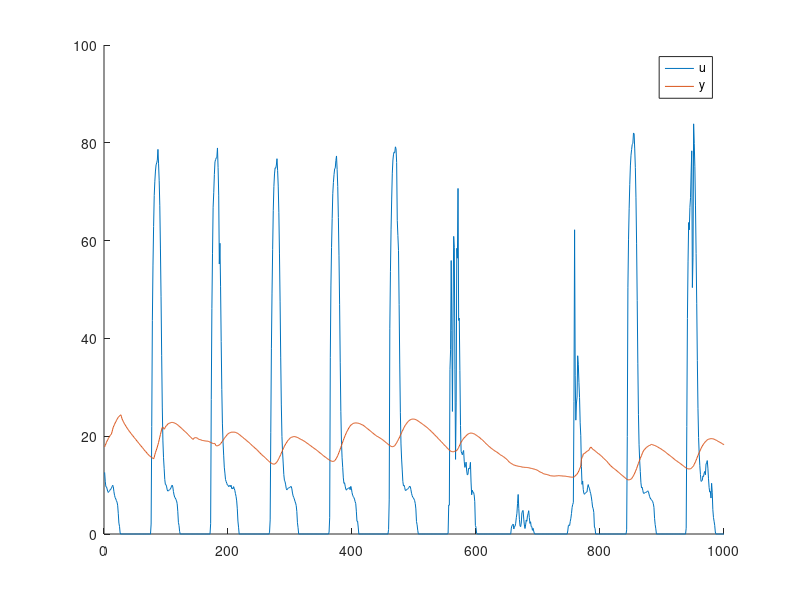
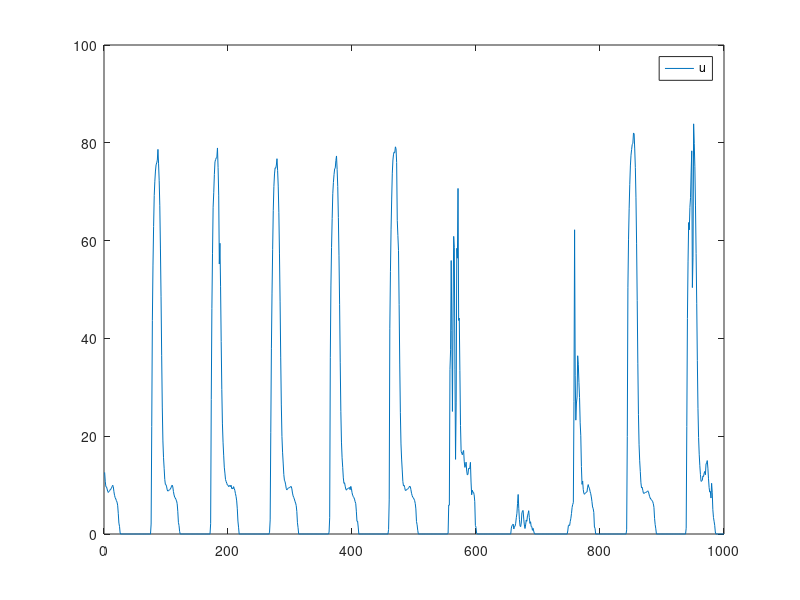
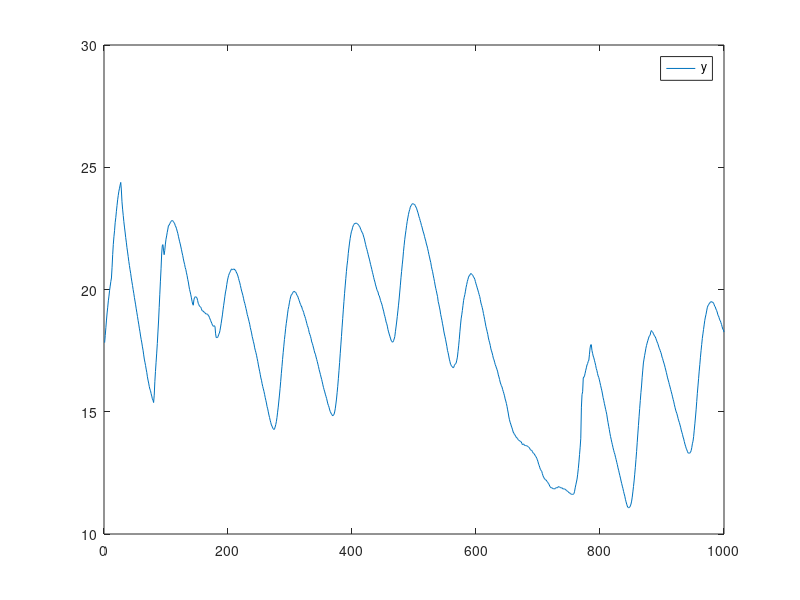

Write the MATLAB code that produced these figures, in order. (Note: this script raises an error after producing the figures.)
clear all;
close all;
clc;

%% Model generation / Data generation

N = 1000; % length of the data
Ts = 1;  %  sampling time

% load data
load house.mat;

%% Data plotting
t = 1:N;
figure(1);
hold on;
plot(t, u);
plot(t, y);
legend('u', 'y');

figure(2);
plot(t, u);
legend('u');

figure(3);
plot(t, y);
legend('y');

%% Data detrending

% Creation of an iddata object for the output and input data
data = iddata(y, u, Ts);

% Compute the means of the data and store them in mu.InputOffset and
% mu.OutputOffset
mu = getTrend(data, 0);

% Perform the data detrend
data_d = detrend(data, mu);

% Delay estimation
nk = 1;

%% Model structure design

% M1 ARMAX
% orders of the ARMAX model
orders_armax_1(1) = 1;
orders_armax_1(2) = 1;
orders_armax_1(3) = 1;
orders_armax_1(4) = nk;

% ARMAX model estimation
m_armax_1 = armax(data_d, orders_armax_1);

% M2 ARMAX
% orders of the ARMAX model
orders_armax_2(1) = 2;
orders_armax_2(2) = 2;
orders_armax_2(3) = 2;
orders_armax_2(4) = nk;

% ARMAX model estimation
m_armax_2 = armax(data_d, orders_armax_2);

% M3 OE
% orders of the OE model
orders_oe(1) = 2;
orders_oe(2) = 2;
orders_oe(3) = nk;

% OE model estimation
m_oe = oe(data_d, orders_oe);

% M4 BJ
% coefficients of the BJ model
orders_bj(1) = 2;
orders_bj(2) = 2;
orders_bj(3) = 2;
orders_bj(4) = 2;
orders_bj(5) = nk;

% BJ model generation
m_bj = bj(data_d, orders_bj);

%% Residual Analysis

% the confidence interval corresponds to 99%
figure;
resid(m_armax_1, data_d, 'corr', 'r');
figure;
resid(m_armax_2, data_d, 'corr', 'r');
figure;
resid(m_oe, data_d, 'corr', 'r');
figure;
resid(m_bj, data_d, 'corr', 'r');

%% Zero-Pole cancellation analysis

% Zeros and Poles plot
figure;
iopzplot(m_armax_1)
figure;
iopzplot(m_armax_2)
figure;
iopzplot(m_oe)
figure;
iopzplot(m_bj)

%% Criteria with complexity term

% Model names
Model = {'ARMAX 1'; 'ARMAX 2'; 'OE'; 'BJ'};

% SURE index
SURE = [
    sure(m_armax_1)
    sure(m_armax_2)
    sure(m_oe)
    sure(m_bj)
    ];

% AIC index
AIC = [
    aic(m_armax_1)
    aic(m_armax_2)
    aic(m_oe)
    aic(m_bj)
    ];

% BIC index
BIC = [
    bic(m_armax_1)
    bic(m_armax_2)
    bic(m_oe)
    bic(m_bj)
    ];

ResultsTable = table(Model, SURE, AIC, BIC)


%% Hold-out Cross-validation

% prediction k-steps ahead from zero initial conditions
k = 1;

input_training = u(1:500);
output_training = y(1:500);

input_validation = u(501:1000);
output_validation = y(501:1000);

% Creation of an iddata object for the output and input data
data_training = iddata(output_training, input_training);
data_validation = iddata(output_validation, input_validation);

% Compute the means of the data and store them in mu.InputOffset and
% mu.OutputOffset
mu_training = getTrend(data_training, 0);
mu_validation = getTrend(data_validation, 0);

% Perform the data detrend 
data_training_d = detrend(data_training, mu_training);
data_validation_d = detrend(data_validation, mu_validation);

% ARMAX model estimation
m_armax_training_1 = armax(data_training_d, orders_armax_1);
m_armax_training_2 = armax(data_training_d, orders_armax_2);
m_oe_training = oe(data_training_d, orders_oe);
m_bj_training = bj(data_training_d, orders_bj);

opt = compareOptions('InitialCondition','z');

figure;
compare(data_validation_d, m_armax_training_1, k, opt)
figure;
compare(data_validation_d, m_armax_training_2, k, opt)
figure;
compare(data_validation_d, m_oe_training, k, opt)
figure;
compare(data_validation_d, m_bj_training, k, opt)

